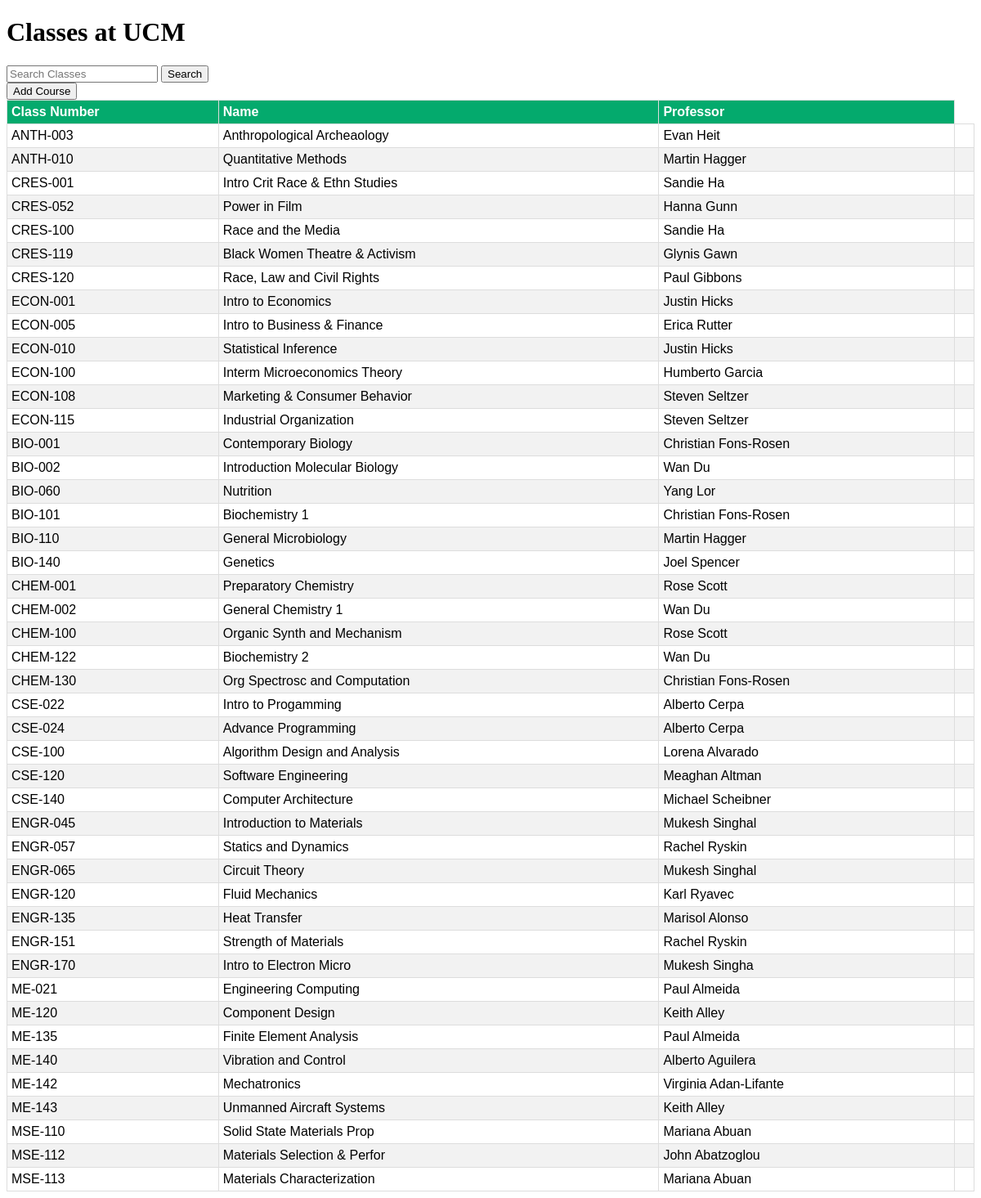
The page /view_classA.php on the database its author committed.
### tables this page shows
CREATE TABLE courses (
    number varchar(50) not null,
    name varchar(50) not null,
    p_name varchar(50) not null,
    d_code decimal(10,0) not null
);

### view_classA.php (the view, shortened to what this page needs)
<?php
include("connection.php");
?>
<!DOCTYPE html>
<html>
	</head>
	<body>
		<h1>
			Classes at UCM
		</h1>
		<form action = "search_classes.php" method = "POST">
			<input type = "text" placeholder = "Search Classes" name="search">
			<input type = "submit" value="Search" name="submit">
		</form>
		<form action = "add_c.php" method = "get">
			<input type = "submit" value = "Add Course">
		</form>
		<table>
			<tr>
			<th>Class Number</th>
			<th>Name</th>
            <th>Professor</th>
			<tr>
				<?php
					$sel = "SELECT * FROM `courses`";
					$qryDisplay = mysqli_query($conn, $sel);
					while ($row = mysqli_fetch_array($qryDisplay)) {
						$c_number = $row['number'];
						$name = $row['name'];
						$pName = $row['p_name'];
						echo "<tr><td>" .$c_number. "</td><td>" .$name. "</td><td>"  .$pName. "</td><td></td></tr>";
				}
				?>
			</tr>
		</table>
	</body>
</html>

### view_classA.php (style rules this page uses)
table { font-family:Arial, Helvetica, sans-serif; border-collapse: collapse; width: 100%; }
td { border:1px solid #ddd; padding:5px; }
tr:nth-child(even) { background-color: #f2f2f2; }
th { border:1px solid #ddd; padding:5px; padding-top: 5px; padding-bottom: 5px; text-align: left; background-color: #04AA6D; color: white; }

### rows shown on the page
courses: number "ANTH-003", name "Anthropological Archeaology", p_name "Evan Heit"
courses: number "ANTH-010", name "Quantitative Methods", p_name "Martin Hagger"
courses: number "CRES-001", name "Intro Crit Race & Ethn Studies", p_name "Sandie Ha"
courses: number "CRES-052", name "Power in Film", p_name "Hanna Gunn"
courses: number "CRES-100", name "Race and the Media", p_name "Sandie Ha"
courses: number "CRES-119", name "Black Women Theatre & Activism", p_name "Glynis Gawn"
courses: number "CRES-120", name "Race, Law and Civil Rights", p_name "Paul Gibbons"
courses: number "ECON-001", name "Intro to Economics", p_name "Justin Hicks"
courses: number "ECON-005", name "Intro to Business & Finance", p_name "Erica Rutter"
courses: number "ECON-010", name "Statistical Inference", p_name "Justin Hicks"
courses: number "ECON-100", name "Interm Microeconomics Theory", p_name "Humberto Garcia"
courses: number "ECON-108", name "Marketing & Consumer Behavior", p_name "Steven Seltzer"
courses: number "ECON-115", name "Industrial Organization", p_name "Steven Seltzer"
courses: number "BIO-001", name "Contemporary Biology", p_name "Christian Fons-Rosen"
courses: number "BIO-002", name "Introduction Molecular Biology", p_name "Wan Du"
courses: number "BIO-060", name "Nutrition", p_name "Yang Lor"
courses: number "BIO-101", name "Biochemistry 1", p_name "Christian Fons-Rosen"
courses: number "BIO-110", name "General Microbiology", p_name "Martin Hagger"
courses: number "BIO-140", name "Genetics", p_name "Joel Spencer"
courses: number "CHEM-001", name "Preparatory Chemistry", p_name "Rose Scott"
courses: number "CHEM-002", name "General Chemistry 1", p_name "Wan Du"
courses: number "CHEM-100", name "Organic Synth and Mechanism", p_name "Rose Scott"
courses: number "CHEM-122", name "Biochemistry 2", p_name "Wan Du"
courses: number "CHEM-130", name "Org Spectrosc and Computation", p_name "Christian Fons-Rosen"
courses: number "CSE-022", name "Intro to Progamming", p_name "Alberto Cerpa"
courses: number "CSE-024", name "Advance Programming", p_name "Alberto Cerpa"
courses: number "CSE-100", name "Algorithm Design and Analysis", p_name "Lorena Alvarado"
courses: number "CSE-120", name "Software Engineering", p_name "Meaghan Altman"
courses: number "CSE-140", name "Computer Architecture", p_name "Michael Scheibner"
courses: number "ENGR-045", name "Introduction to Materials", p_name "Mukesh Singhal"
courses: number "ENGR-057", name "Statics and Dynamics", p_name "Rachel Ryskin"
courses: number "ENGR-065", name "Circuit Theory", p_name "Mukesh Singhal"
courses: number "ENGR-120", name "Fluid Mechanics", p_name "Karl Ryavec"
courses: number "ENGR-135", name "Heat Transfer", p_name "Marisol Alonso"
courses: number "ENGR-151", name "Strength of Materials", p_name "Rachel Ryskin"
courses: number "ENGR-170", name "Intro to Electron Micro", p_name "Mukesh Singha"
courses: number "ME-021", name "Engineering Computing", p_name "Paul Almeida"
courses: number "ME-120", name "Component Design", p_name "Keith Alley"
courses: number "ME-135", name "Finite Element Analysis", p_name "Paul Almeida"
courses: number "ME-140", name "Vibration and Control", p_name "Alberto Aguilera"
courses: number "ME-142", name "Mechatronics", p_name "Virginia Adan-Lifante"
courses: number "ME-143", name "Unmanned Aircraft Systems", p_name "Keith Alley"
courses: number "MSE-110", name "Solid State Materials Prop", p_name "Mariana Abuan"
courses: number "MSE-112", name "Materials Selection & Perfor", p_name "John Abatzoglou"
courses: number "MSE-113", name "Materials Characterization", p_name "Mariana Abuan"
